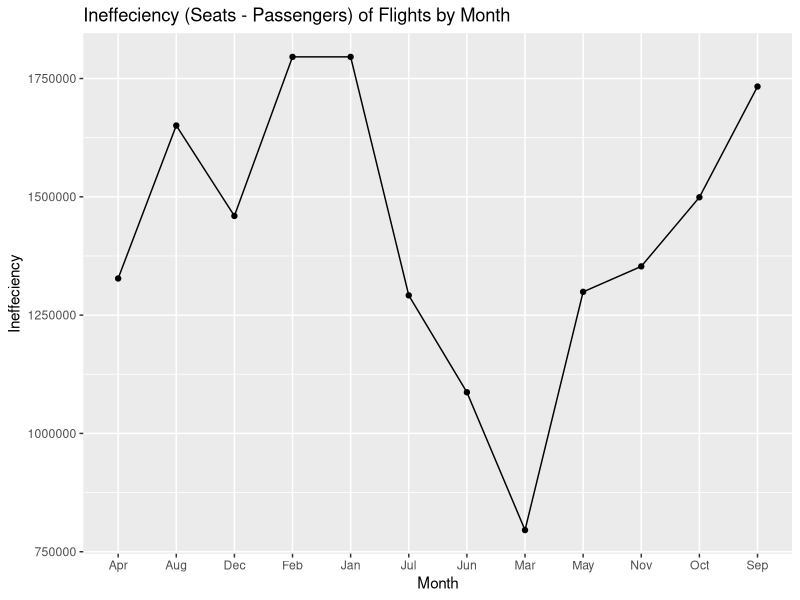
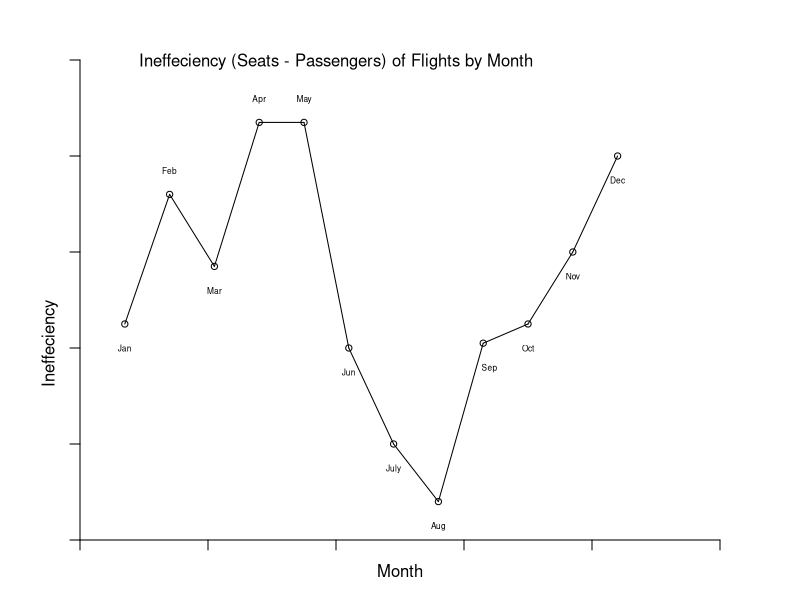

The R source for these figures, in order:
## ---- chunk 1
library(RSQLite)
library(ggplot2)
library(tidyverse)
library(grid)
library(gridBase)
library(gridExtra)
grid.newpage()
## ---- chunk 2
DT = data.frame(
  month = c("Jan","Feb","Mar","Apr","May","Jun","Jul","Aug","Sep","Oct","Nov","Dec"),
  Ineffeciency = c(1795726, 1795726, 795726, 1327422, 1299193, 1086968, 1291711, 1650673, 1733035, 1499018, 1352993, 1459601))
DT
## ---- chunk 3
usingGg <- ggplot(data=DT, aes(x=DT$month, y=DT$Ineffeciency, group=1)) +
  geom_line()+
  geom_point() + labs(title = "Ineffeciency (Seats - Passengers) of Flights by Month", x= "Month", y = "Ineffeciency")
## ---- chunk 4
my.grid.plot <- function(vals) {
  grid.newpage()
  grid.layout(1,2)
  top.vp <- viewport(width = 0.8, height = 0.8)
  pushViewport(top.vp)
  grid.xaxis(label = FALSE)
  grid.yaxis(label = FALSE)
  grid.text("Ineffeciency (Seats - Passengers) of Flights by Month", x=.4,y=1.0)
  grid.text("Ineffeciency", x=-0.05,y=0.5, just = "right",rot=90)
  grid.text("Month", x = 0.5, y = unit(-0.05, "npc"), just = "top")
  grid.points(x = unit(0.07, "npc"), y = unit(0.45, "npc"),size = unit(0.5, "char"))
  grid.points(x = unit(0.14, "npc"), y = unit(0.72, "npc"),size = unit(0.5, "char"))
  grid.points(x = unit(0.21, "npc"), y = unit(0.57, "npc"),size = unit(0.5, "char"))
  grid.points(x = unit(0.28, "npc"), y = unit(0.87, "npc"),size = unit(0.5, "char"))
  grid.points(x = unit(0.35, "npc"), y = unit(0.87, "npc"),size = unit(0.5, "char"))
  grid.points(x = unit(0.42, "npc"), y = unit(0.40, "npc"),size = unit(0.5, "char"))
  grid.points(x = unit(0.49, "npc"), y = unit(0.20, "npc"),size = unit(0.5, "char"))
  grid.points(x = unit(0.56, "npc"), y = unit(0.08, "npc"),size = unit(0.5, "char"))
  grid.points(x = unit(0.63, "npc"), y = unit(0.41, "npc"),size = unit(0.5, "char"))
  grid.points(x = unit(0.70, "npc"), y = unit(0.45, "npc"),size = unit(0.5, "char"))
  grid.points(x = unit(0.77, "npc"), y = unit(0.60, "npc"),size = unit(0.5, "char"))
  grid.points(x = unit(0.84, "npc"), y = unit(0.8, "npc"),size = unit(0.5, "char"))
  grid.lines(x = unit(c(0.07, 0.14), "npc"),y = unit(c(0.45, 0.72), "npc"))
  grid.lines(x = unit(c(0.14, 0.21), "npc"),y = unit(c(0.72, 0.57), "npc"))
  grid.lines(x = unit(c(0.21, 0.28), "npc"),y = unit(c(0.57, 0.87), "npc"))
  grid.lines(x = unit(c(0.28, 0.35), "npc"),y = unit(c(0.87, 0.87), "npc"))
  grid.lines(x = unit(c(0.35, 0.42), "npc"),y = unit(c(0.87, 0.40), "npc"))
  grid.lines(x = unit(c(0.42, 0.49), "npc"),y = unit(c(0.40, 0.20), "npc"))
  grid.lines(x = unit(c(0.49, 0.56), "npc"),y = unit(c(0.20, 0.08), "npc"))
  grid.lines(x = unit(c(0.56, 0.63), "npc"),y = unit(c(0.08, 0.41), "npc"))
  grid.lines(x = unit(c(0.63, 0.70), "npc"),y = unit(c(0.41, 0.45), "npc"))
  grid.lines(x = unit(c(0.70, 0.77), "npc"),y = unit(c(0.45, 0.60), "npc"))
  grid.lines(x = unit(c(0.77, 0.84), "npc"),y = unit(c(0.60, 0.8), "npc"))
  grid.text("Jan", x = unit(0.07, "npc"), y = unit(0.45-0.05, "npc"),gp = gpar(fontsize = 6))
  grid.text("Feb", x = unit(0.14, "npc"), y = unit(0.72+0.05, "npc"),gp = gpar(fontsize = 6))
  grid.text("Mar", x = unit(0.21, "npc"), y = unit(0.57-0.05, "npc"),gp = gpar(fontsize = 6))
  grid.text("Apr", x = unit(0.28, "npc"), y = unit(0.87+0.05, "npc"),gp = gpar(fontsize = 6))
  grid.text("May", x = unit(0.35, "npc"), y = unit(0.87+0.05, "npc"),gp = gpar(fontsize = 6))
  grid.text("Jun", x = unit(0.42, "npc"), y = unit(0.4-0.05, "npc"),gp = gpar(fontsize = 6))
  grid.text("July", x = unit(0.49, "npc"), y = unit(0.2-0.05, "npc"),gp = gpar(fontsize = 6))
  grid.text("Aug", x = unit(0.56, "npc"), y = unit(0.08-0.05, "npc"),gp = gpar(fontsize = 6))
  grid.text("Sep", x = unit(0.64, "npc"), y = unit(0.41-0.05, "npc"),gp = gpar(fontsize = 6))
  grid.text("Oct", x = unit(0.70, "npc"), y = unit(0.45-0.05, "npc"),gp = gpar(fontsize = 6))
  grid.text("Nov", x = unit(0.77, "npc"), y = unit(0.60-0.05, "npc"),gp = gpar(fontsize = 6))
  grid.text("Dec", x = unit(0.84, "npc"), y = unit(0.8-0.05, "npc"),gp = gpar(fontsize = 6))
}
## ---- chunk 5
usingGg
## ---- chunk 6
my.grid.plot(avg_delays$delayTime)
